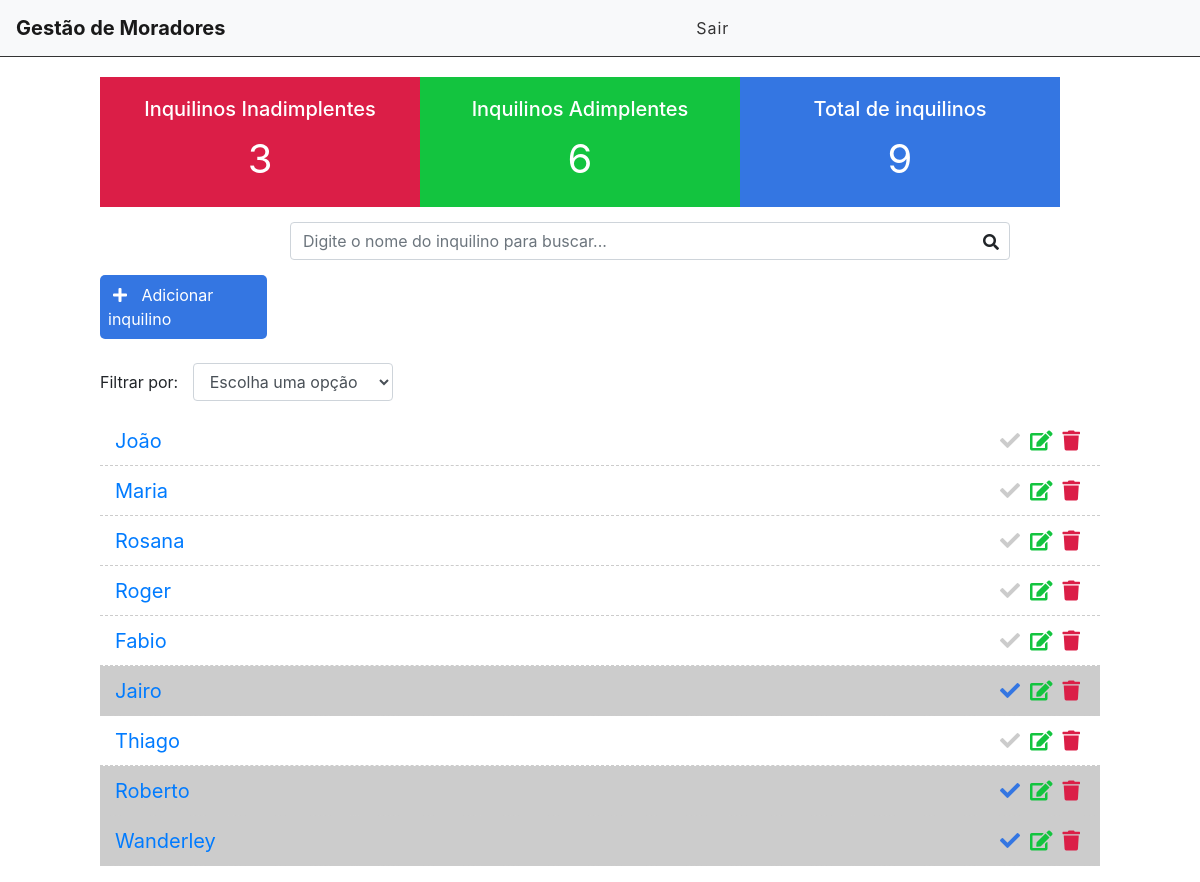
Screenshot of / (signed in) with the database file from the repository.
### core/models.py (models this page shows, shortened)
class Registro(Model):
    STATUS = (
        ('doing', 'Doing'),
        ('done', 'Done'),
        ('total', 'Total')
    )
    KITNET = (
        ("P", "PEQUENA"),
        ("M", "MEDIA"),
        ("G", "GRANDE")
    )
    nome = models.CharField('Nome', max_length=100)
    cpf = CPFField('CPF')
    aluguel = models.DecimalField('Valor do aluguel', max_digits=12, decimal_places=2)
    tamanho = models.CharField('Tamanho da kitnet', max_length=1, choices=KITNET, blank=False, null=False)
    status = models.BooleanField('Está inadimplente?')
    atraso = models.DecimalField('Quantos meses de inadimplencia?(caso não digite 0)', max_digits=3, decimal_places=0)
    done = models.CharField(max_length=12, choices=STATUS)
    user = models.ForeignKey(get_user_model(), on_delete=models.CASCADE)

### core/views.py (the view)
# urls.py: path('', views.moradores),
@login_required
def moradores(request):
    search = request.GET.get('search')
    filter = request.GET.get('filter')
    inadimplente = Registro.objects.filter(done='done', user=request.user).count()
    adimplente = Registro.objects.filter(done='doing', user=request.user).count()
    (adimplente + inadimplente) == Registro.objects.filter(done='', user=request.user).count()
    total = (adimplente + inadimplente)
    if search:
        inquilinos = Registro.objects.filter(nome__icontains=search, user=request.user)
    elif filter:
        inquilinos = Registro.objects.filter(done=filter, user=request.user)
    else:
        inquilinos = Registro.objects.all().filter(user=request.user)
    return render(request, 'moradores.html',
                  {'inquilinos': inquilinos, 'inadimplente': inadimplente, 'adimplente': adimplente, 'total': total})

### core/templates/moradores.html (shortened to what this page needs)
{% extends 'index.html' %}
{% block content %}
<div class="offset-1 col-10 list-div"</div>
    <div class="container dashboard">
        <div class="col-4 dashboard-box" id="dashboard-inadimplentes">
            <h4>Inquilinos Inadimplentes</h4>
            <span>{{ inadimplente }}</span>
        </div>
    </div>
    <div class="container dashboard">
        <div class="col-4 dashboard-box" id="dashboard-adimplentes">
            <h4>Inquilinos Adimplentes</h4>
            <span>{{ adimplente }}</span>
        </div>
    </div>
    <div class="container dashboard">
        <div class="col-4 dashboard-box" id="dashboard-total">
            <h4>Total de inquilinos</h4>
            <span>{{ total }}</span>
        </div>
    </div>
    <div class="col-9 search-div">
        <form method="GET" id="search-form">
            <input class="form-control" type="text" id="search" name="search" placeholder="Digite o nome do inquilino para buscar..." value="{{ request.GET.search }}">
            <i class="fas fa-search" id="search-btn"></i>
        </form>
    </div>
    <br><a id="add-link" href="inserir/">
        <div class="col-2 add-div">
            <i class="fas fa-plus"></i> Adicionar inquilino
        </div>
     </a>
    <div class="col-12 filter-div"><br>
        <span>Filtrar por:</span>
        <select name="filter" id="filter" class="form-control">
            <option value="">Escolha uma opção</option>
        </select>
    </div>
    <ul class="task-list">
        {% for inquilino in inquilinos %}
        {% if inquilino.done == 'doing' %}
            <li class="task-item">
        {% else %}
            <li class="task-item done">
        {% endif %}
                <span><a href="/inquilino/{{inquilino.id}}">{{inquilino.nome}}</a></span>
                <a href="deletar/{{inquilino.id}}"><span><i class="fas fa-trash"></i></span></a>
                <a href="editar/{{inquilino.id}}"><span><i class="fas fa-edit"></i></span></a>
                <a href="changestatus/{{inquilino.id}}"><span><i class="fas fa-check"></i></span></a>
            </li>
        {% endfor %}
    </ul>
{% endblock %}

### core/static/css/styles.css (style rules this page uses)
.dashboard { padding: 0; width: 100%; display: block; }
.dashboard h4 { font-size: 20px; }
.dashboard span { font-size: 40px; display: block; width: 100%; }
.dashboard-box { float: left; background-color: #DFDFDF; color: #FFF; padding: 20px; box-sizing: border-box; height: 130px; width: 32%; text-align: center; }
#dashboard-total { background-color: #3476e2; }
#dashboard-adimplentes { background-color: #13c43f; }
#dashboard-inadimplentes { background-color: #db1e47; }
#add-link { text-decoration: none; }
.add-div { background-color: #3476e2; cursor: pointer; display: inline-block; color: #FFF; padding: 8px; border-radius: 5px; margin-right: 25px; }
.fas.fa-plus { color: #FFF; margin-right: 10px; margin-left: 5px; text-align: center; }
.fas.fa-search { position: absolute; top: 12px; right: 26px; cursor: pointer; }
.search-div { margin-left:175px; margin-top: 15px; margin-bottom: 15px; display: inline-block; }
.filter-div { margin-bottom: 15px; padding: 0; }
#filter { display: inline-block; width: 200px; margin-left: 10px; }
.list-div { padding: 0; }
.task-list { padding-left: 0; }
.task-item { list-style: none; font-size: 20px; height: 50px; padding: 0 15px; padding-top: 10px; border-bottom: 1px dashed #CCC; }
.task-item.done { background-color: #CCC; }
.fas.fa-trash { color: #db1e47; cursor: pointer; margin: 5px; font-size: 20px; float: right; }
.fas.fa-edit { color: #13c43f; cursor: pointer; margin: 5px; font-size: 20px; float: right; }
.fa-check { color: #CCC; cursor: pointer; margin: 5px; font-size: 20px; float: right; }
.done .fa-check { color: #3476e2; }

### rows the page displays
Registro: nome "João"
Registro: nome "Maria"
Registro: nome "Rosana"
Registro: nome "Roger"
Registro: nome "Fabio"
Registro: nome "Jairo"
Registro: nome "Thiago"
Registro: nome "Roberto"
Registro: nome "Wanderley"

### other values shown
{{ inadimplente }} "3"
{{ adimplente }} "6"
{{ total }} "9"
